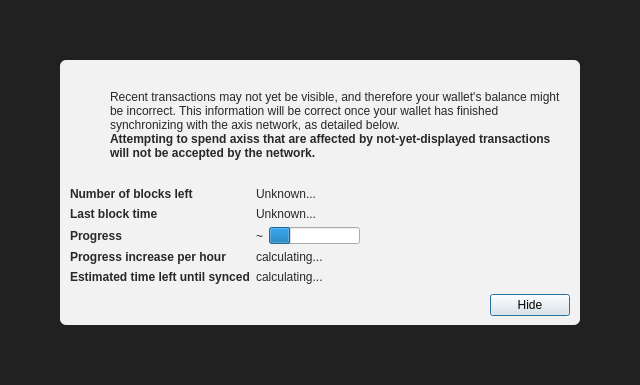
<?xml version="1.0" encoding="UTF-8"?>
<ui version="4.0">
 <class>ModalOverlay</class>
 <widget class="QWidget" name="ModalOverlay">
  <property name="geometry">
   <rect>
    <x>0</x>
    <y>0</y>
    <width>640</width>
    <height>385</height>
   </rect>
  </property>
  <property name="windowTitle">
   <string>Form</string>
  </property>
  <layout class="QVBoxLayout" name="verticalLayout" stretch="0">
   <property name="sizeConstraint">
    <enum>QLayout::SetDefaultConstraint</enum>
   </property>
   <property name="leftMargin">
    <number>0</number>
   </property>
   <property name="topMargin">
    <number>0</number>
   </property>
   <property name="rightMargin">
    <number>0</number>
   </property>
   <property name="bottomMargin">
    <number>0</number>
   </property>
   <item>
    <widget class="QWidget" name="bgWidget" native="true">
     <property name="styleSheet">
      <string notr="true">#bgWidget { background: rgba(0,0,0,220); }</string>
     </property>
     <layout class="QVBoxLayout" name="verticalLayoutMain" stretch="1">
      <property name="leftMargin">
       <number>60</number>
      </property>
      <property name="topMargin">
       <number>60</number>
      </property>
      <property name="rightMargin">
       <number>60</number>
      </property>
      <property name="bottomMargin">
       <number>60</number>
      </property>
      <item>
       <widget class="QWidget" name="contentWidget" native="true">
        <property name="styleSheet">
         <string notr="true">#contentWidget { background: rgba(255,255,255,240); border-radius: 6px; }

QLabel { color: rgb(40,40,40);  }</string>
        </property>
        <layout class="QVBoxLayout" name="verticalLayoutSub" stretch="1,0,0,0">
         <property name="spacing">
          <number>0</number>
         </property>
         <property name="leftMargin">
          <number>10</number>
         </property>
         <property name="topMargin">
          <number>10</number>
         </property>
         <property name="rightMargin">
          <number>10</number>
         </property>
         <property name="bottomMargin">
          <number>10</number>
         </property>
         <item>
          <layout class="QHBoxLayout" name="horizontalLayoutIconText" stretch="0,1">
           <property name="topMargin">
            <number>20</number>
           </property>
           <item>
            <layout class="QVBoxLayout" name="verticalLayoutIcon">
             <property name="leftMargin">
              <number>0</number>
             </property>
             <item>
              <widget class="QPushButton" name="warningIcon">
               <property name="enabled">
                <bool>false</bool>
               </property>
               <property name="text">
                <string/>
               </property>
               <property name="icon">
                <iconset>
                 <normaloff>:/icons/warning</normaloff>
                 <disabledoff>:/icons/warning</disabledoff>:/icons/warning</iconset>
               </property>
               <property name="iconSize">
                <size>
                 <width>48</width>
                 <height>48</height>
                </size>
               </property>
               <property name="flat">
                <bool>true</bool>
               </property>
              </widget>
             </item>
             <item>
              <spacer name="verticalSpacerWarningIcon">
               <property name="orientation">
                <enum>Qt::Vertical</enum>
               </property>
               <property name="sizeHint" stdset="0">
                <size>
                 <width>20</width>
                 <height>40</height>
                </size>
               </property>
              </spacer>
             </item>
            </layout>
           </item>
           <item>
            <layout class="QVBoxLayout" name="verticalLayoutInfoText">
             <property name="leftMargin">
              <number>0</number>
             </property>
             <property name="topMargin">
              <number>0</number>
             </property>
             <item>
              <widget class="QLabel" name="infoText">
               <property name="text">
                <string>Recent transactions may not yet be visible, and therefore your wallet's balance might be incorrect. This information will be correct once your wallet has finished synchronizing with the axis network, as detailed below.</string>
               </property>
               <property name="textFormat">
                <enum>Qt::RichText</enum>
               </property>
               <property name="wordWrap">
                <bool>true</bool>
               </property>
              </widget>
             </item>
             <item>
              <widget class="QLabel" name="infoTextStrong">
               <property name="font">
                <font>
                 <weight>75</weight>
                 <bold>true</bold>
                </font>
               </property>
               <property name="text">
                <string>Attempting to spend axiss that are affected by not-yet-displayed transactions will not be accepted by the network.</string>
               </property>
               <property name="textFormat">
                <enum>Qt::RichText</enum>
               </property>
               <property name="wordWrap">
                <bool>true</bool>
               </property>
              </widget>
             </item>
             <item>
              <spacer name="verticalSpacerInTextSpace">
               <property name="orientation">
                <enum>Qt::Vertical</enum>
               </property>
               <property name="sizeHint" stdset="0">
                <size>
                 <width>20</width>
                 <height>40</height>
                </size>
               </property>
              </spacer>
             </item>
            </layout>
           </item>
          </layout>
         </item>
         <item>
          <spacer name="verticalSpacerAfterText">
           <property name="orientation">
            <enum>Qt::Vertical</enum>
           </property>
           <property name="sizeHint" stdset="0">
            <size>
             <width>20</width>
             <height>40</height>
            </size>
           </property>
          </spacer>
         </item>
         <item>
          <layout class="QFormLayout" name="formLayout">
           <property name="fieldGrowthPolicy">
            <enum>QFormLayout::FieldsStayAtSizeHint</enum>
           </property>
           <property name="horizontalSpacing">
            <number>6</number>
           </property>
           <property name="verticalSpacing">
            <number>6</number>
           </property>
           <property name="topMargin">
            <number>10</number>
           </property>
           <item row="0" column="0">
            <widget class="QLabel" name="labelNumberOfBlocksLeft">
             <property name="font">
              <font>
               <weight>75</weight>
               <bold>true</bold>
              </font>
             </property>
             <property name="text">
              <string>Number of blocks left</string>
             </property>
            </widget>
           </item>
           <item row="0" column="1">
            <widget class="QLabel" name="numberOfBlocksLeft">
             <property name="text">
              <string>Unknown...</string>
             </property>
            </widget>
           </item>
           <item row="1" column="0">
            <widget class="QLabel" name="labelLastBlockTime">
             <property name="font">
              <font>
               <weight>75</weight>
               <bold>true</bold>
              </font>
             </property>
             <property name="text">
              <string>Last block time</string>
             </property>
            </widget>
           </item>
           <item row="1" column="1">
            <widget class="QLabel" name="newestBlockDate">
             <property name="sizePolicy">
              <sizepolicy hsizetype="Maximum" vsizetype="Preferred">
               <horstretch>0</horstretch>
               <verstretch>0</verstretch>
              </sizepolicy>
             </property>
             <property name="text">
              <string>Unknown...</string>
             </property>
            </widget>
           </item>
           <item row="2" column="0">
            <widget class="QLabel" name="labelSyncDone">
             <property name="font">
              <font>
               <weight>75</weight>
               <bold>true</bold>
              </font>
             </property>
             <property name="text">
              <string>Progress</string>
             </property>
            </widget>
           </item>
           <item row="2" column="1">
            <layout class="QHBoxLayout" name="horizontalLayoutSync" stretch="0,1">
             <item>
              <widget class="QLabel" name="percentageProgress">
               <property name="text">
                <string notr="true">~</string>
               </property>
              </widget>
             </item>
             <item>
              <widget class="QProgressBar" name="progressBar">
               <property name="value">
                <number>24</number>
               </property>
               <property name="format">
                <string/>
               </property>
              </widget>
             </item>
            </layout>
           </item>
           <item row="4" column="0">
            <widget class="QLabel" name="labelProgressIncrease">
             <property name="font">
              <font>
               <weight>75</weight>
               <bold>true</bold>
              </font>
             </property>
             <property name="text">
              <string>Progress increase per hour</string>
             </property>
            </widget>
           </item>
           <item row="4" column="1">
            <widget class="QLabel" name="progressIncreasePerH">
             <property name="text">
              <string>calculating...</string>
             </property>
            </widget>
           </item>
           <item row="5" column="0">
            <widget class="QLabel" name="labelEstimatedTimeLeft">
             <property name="font">
              <font>
               <weight>75</weight>
               <bold>true</bold>
              </font>
             </property>
             <property name="text">
              <string>Estimated time left until synced</string>
             </property>
            </widget>
           </item>
           <item row="5" column="1">
            <widget class="QLabel" name="expectedTimeLeft">
             <property name="text">
              <string>calculating...</string>
             </property>
            </widget>
           </item>
          </layout>
         </item>
         <item>
          <layout class="QHBoxLayout" name="horizontalLayoutButtons">
           <property name="leftMargin">
            <number>10</number>
           </property>
           <property name="topMargin">
            <number>10</number>
           </property>
           <item>
            <spacer name="horizontalSpacer">
             <property name="orientation">
              <enum>Qt::Horizontal</enum>
             </property>
             <property name="sizeHint" stdset="0">
              <size>
               <width>40</width>
               <height>20</height>
              </size>
             </property>
            </spacer>
           </item>
           <item>
            <widget class="QPushButton" name="closeButton">
             <property name="text">
              <string>Hide</string>
             </property>
             <property name="shortcut">
              <string>Esc</string>
             </property>
             <property name="focusPolicy">
              <enum>Qt::StrongFocus</enum>
             </property>
             <property name="default">
              <bool>true</bool>
             </property>
            </widget>
           </item>
          </layout>
         </item>
        </layout>
       </widget>
      </item>
     </layout>
    </widget>
   </item>
  </layout>
 </widget>
 <resources/>
 <connections/>
</ui>
